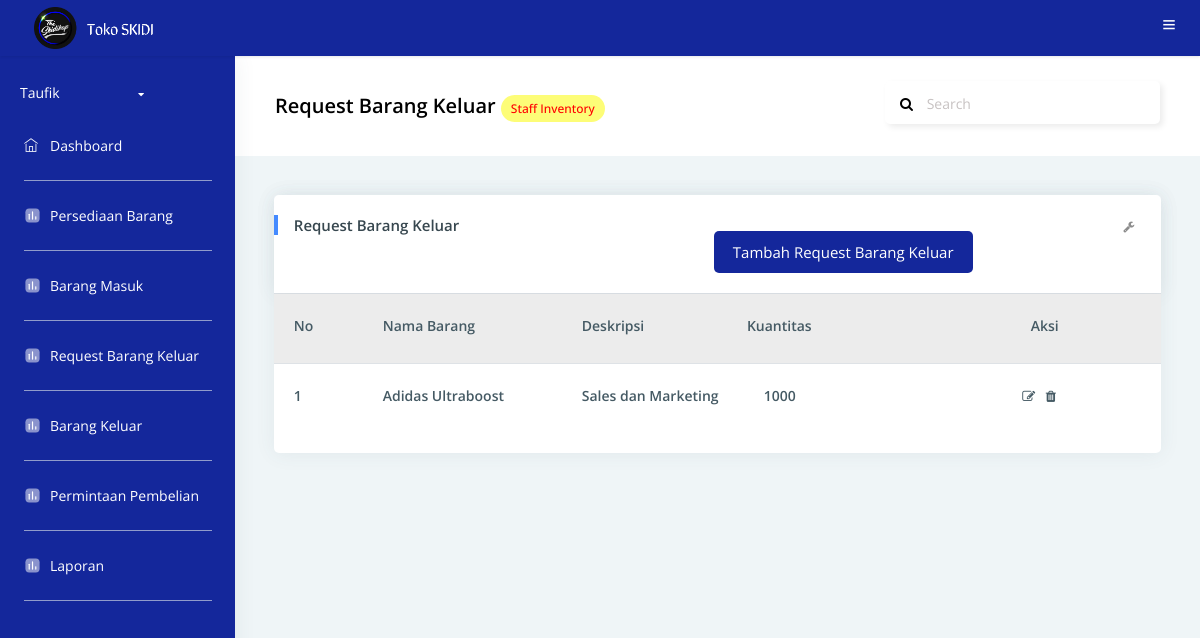
Screenshot of /request.php (signed in) with the database file from the repository.
### tables this page shows
CREATE TABLE `request` (
  `id` int(11) NOT NULL,
  `id_stok` int(11) NOT NULL,
  `deskripsi` varchar(100) NOT NULL,
  `quantity` int(11) NOT NULL
);

CREATE TABLE `stok` (
  `id` int(11) NOT NULL,
  `name` varchar(100) NOT NULL,
  `quantity` int(11) NOT NULL
);

### functions.php (called while the page is built, shortened)
<?php
$conn = mysqli_connect("localhost", "root", "", "persediaan");
function query($query)
{
    global $conn;
    $result = mysqli_query($conn, $query);
    $rows = [];
    while ($row = mysqli_fetch_assoc($result)) {
        $rows[] = $row;
    }
    return $rows;
}

### request.php (the view, shortened to what this page needs)
<?php
require_once 'functions.php';
$request = query("SELECT request.id, request.id_stok, stok.name, request.deskripsi, request.quantity FROM request JOIN stok WHERE request.id_stok = stok.id ");
?>
<?php include "header.php" ?>
<div class="page-header" style="height: 100px; ">
    <div class="page-block">
        <div class="row align-items-center">
            <div class="col-md-8">
                <div class="page-header-title">
                    <h5 class="m-b-10" style="color: black;">Request Barang Keluar
                        <span style="font-size: 12px; font-weight: 500; border-radius: 50px; background-color: rgb(253, 253, 119); padding: 5px 10px; color: red;">
                            Staff Inventory
                        </span>
                    </h5>
                </div>
            </div>
            <div class="col-md-4">
                <form class="form-material">
                    <div class="form-group form-primary">
                        <input type="text" name="footer-email" class="form-control" style=" border-radius: 5px; border-color: rgb(224, 222, 222); box-shadow: 3px 3px 6px rgb(236, 236, 236);">
                        <label class="float-label" style="margin-left: 15px; color: rgb(199, 194, 194);"><i class="fa fa-search m-r-10" style="color: black;"></i>
                        </label>
                    </div>
                </form>
            </div>
        </div>
    </div>
</div>
<div class="pcoded-inner-content">
    <div class="main-body">
        <div class="page-wrapper">
            <div class="page-body">
                <div class="row">
                    <div class="col-xl-12 col-md-12">
                        <div class="card table-card">
                            <div class="card-header">
                                <h5>Request Barang Keluar</h5>
                                <button type="button" class="btn" data-toggle="modal" data-target="#buatModal" data-whatever="@mdo" style="background-color: #14279B; color: white; border-radius: 5px; margin-top: -5px; margin-left: 420px; border: none;">
                                    Tambah Request Barang Keluar
                                </button>
                                <div class="card-header-right">
                                    <ul class="list-unstyled card-option">
                                        <li><i class="fa fa fa-wrench open-card-option"></i></li>
                                    </ul>
                                </div>
                            </div>
                            <div class="card-block">
                                <div class="table-responsive">
                                    <table class="table table-hover m-b-0 without-header">
                                        <tbody>
                                            <tr class="col-12">
                                                <td style="background-color: rgb(236, 236, 236);">
                                                    <div class="d-inline-block f-w-700" style="width: 10%">
                                                        <h6>
                                                            No
                                                        </h6>
                                                    </div>
                                                    <div class="d-inline-block f-w-700 " style="width: 23%">
                                                        <h6>
                                                            Nama Barang
                                                        </h6>
                                                    </div>
                                                    <div class="d-inline-block f-w-700 " style="width: 19%">
                                                        <h6>
                                                            Deskripsi
                                                        </h6>
                                                    </div>
                                                    <div class="d-inline-block f-w-700 " style="width: 33%">
                                                        <h6>
                                                            Kuantitas
                                                        </h6>
                                                    </div>
                                                    <div class="d-inline-block f-w-700 " style="width: 10%">
                                                        <h6>
                                                            Aksi
                                                        </h6>
                                                    </div>
                                                </td>
                                            </tr>
                                            <?php $i = 1; ?>
                                            <?php foreach ($request as $rqs) : ?>
                                                <tr class="col-12">
                                                    <td>
                                                        <div class="d-inline-block f-w-700" style="width: 10%">
                                                            <h6>
                                                                <?= $i; ?>
                                                            </h6>
                                                        </div>
                                                        <div class="d-inline-block f-w-700 " style="width: 23%">
                                                            <h6>
                                                                <?= $rqs["name"]; ?>
                                                            </h6>
                                                        </div>
                                                        <div class="d-inline-block f-w-700 " style="width: 21%">
                                                            <h6>
                                                                <?= $rqs["deskripsi"]; ?>
                                                            </h6>
                                                        </div>
                                                        <div class="d-inline-block f-w-700 " style="width: 30%">
                                                            <h6>
                                                                <?= $rqs["quantity"]; ?>
                                                            </h6>
                                                        </div>
                                                        <div class="d-inline-block f-w-700 " style="width: 10%">
                                                            <h6>
                                                                <a type="button" data-toggle="modal" data-target="#ubahModalid<?= $rqs["id"]; ?>" data-whatever="@mdo"><i class="fa fa-edit" style="width: 20px;"></i>
                                                                </a>
                                                                <a type="button" data-toggle="modal" data-target="#deleteModalid<?= $rqs["id"]; ?>" data-whatever="@mdo">
                                                                    <i class="fa fa-trash" style="width: 20px;"></i>
                                                                </a>
                                                            </h6>
                                                        </div>
                                                    </td>
                                                </tr>
                                                <?php $i++; ?>
                                            <?php endforeach; ?>
                                        </tbody>
                                    </table>
                                </div>
                            </div>
                        </div>
                    </div>
                </div>
            </div>
        </div>
    </div>
</div>
</div>
</div>
</div>
</div>
</div>
</body>
</html>

### rows the page displays
request: id_stok.name "Adidas Ultraboost", deskripsi "Sales dan Marketing", quantity "1000"

### other values shown
$_SESSION['name'] "Taufik"
